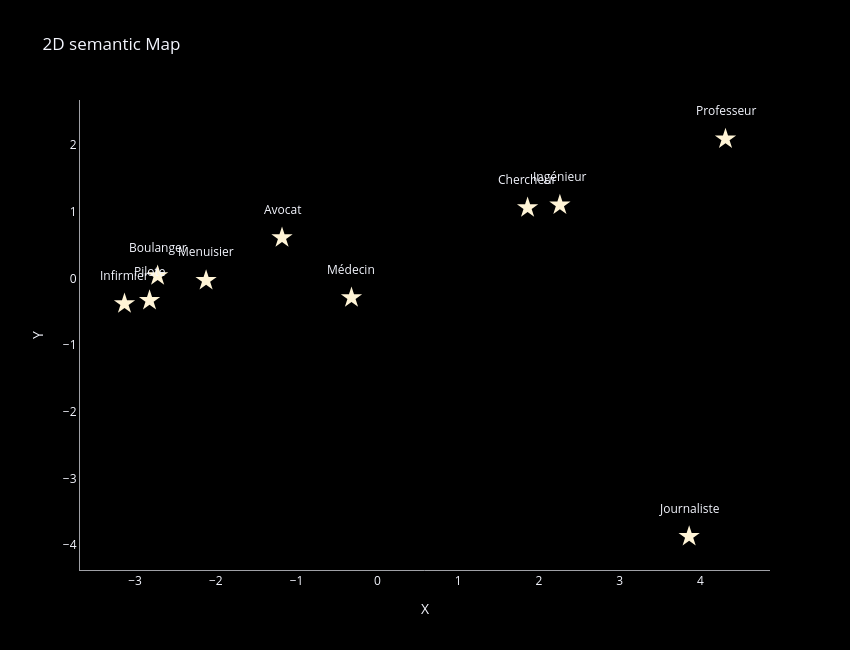

Source (notebook cell):
### Code cell
#================================================
# 4 Semantic map 2D
#================================================
# Cette carte est une projection des concepts dans un espace mathématique.
# Deux points proches représentent des concepts dont les représentations 
# internes sont proches.

fig_map = plot_map(
    df=df,
    title="2D Semantic Map",
    icons=icons,
    short_names=short_names,
    show_labels=True,
    show_icons=False,
)

fig_map.show()

### Figure 1 — Plotly figure (JSON) as saved in the notebook; plotly's stock layout.template omitted (floating-point values rounded to 4 significant figures)
{"data": [{"hoverinfo": "text", "hovertext": ["🩺 <b>Médecin</b><br>PC1 : -0.32<br>PC2 : -0.29", "💉 <b>Infirmier</b><br>PC1 : -3.13<br>PC2 : -0.38", "👷 <b>Ingénieur</b><br>PC1 : 2.26<br>PC2 : 1.10", "🔬 <b>Chercheur</b><br>PC1 : 1.86<br>PC2 : 1.06", "👨🏫 <b>Professeur</b><br>PC1 : 4.31<br>PC2 : 2.09", "⚖️ <b>Avocat</b><br>PC1 : -1.18<br>PC2 : 0.61", "📰 <b>Journaliste</b><br>PC1 : 3.86<br>PC2 : -3.87", "🥖 <b>Boulanger</b><br>PC1 : -2.72<br>PC2 : 0.04", "🪚 <b>Menuisier</b><br>PC1 : -2.12<br>PC2 : -0.03", "✈️ <b>Pilote</b><br>PC1 : -2.82<br>PC2 : -0.33"], "marker": {"color": "rgb(255,244,214)", "size": 16, "symbol": "star"}, "mode": "markers", "showlegend": false, "type": "scatter", "x": [-0.32, -3.13, 2.26, 1.86, 4.31, -1.18, 3.86, -2.72, -2.12, -2.82], "y": [-0.29, -0.38, 1.1, 1.06, 2.09, 0.61, -3.87, 0.04, -0.03, -0.33]}], "layout": {"annotations": [{"font": {"color": "rgb(245,247,255)"}, "showarrow": false, "text": "Médecin", "x": -0.32, "xanchor": "center", "y": -0.29, "yanchor": "bottom", "yshift": 18}, {"font": {"color": "rgb(245,247,255)"}, "showarrow": false, "text": "Infirmier", "x": -3.13, "xanchor": "center", "y": -0.38, "yanchor": "bottom", "yshift": 18}, {"font": {"color": "rgb(245,247,255)"}, "showarrow": false, "text": "Ingénieur", "x": 2.26, "xanchor": "center", "y": 1.1, "yanchor": "bottom", "yshift": 18}, {"font": {"color": "rgb(245,247,255)"}, "showarrow": false, "text": "Chercheur", "x": 1.86, "xanchor": "center", "y": 1.06, "yanchor": "bottom", "yshift": 18}, {"font": {"color": "rgb(245,247,255)"}, "showarrow": false, "text": "Professeur", "x": 4.31, "xanchor": "center", "y": 2.09, "yanchor": "bottom", "yshift": 18}, {"font": {"color": "rgb(245,247,255)"}, "showarrow": false, "text": "Avocat", "x": -1.18, "xanchor": "center", "y": 0.61, "yanchor": "bottom", "yshift": 18}, {"font": {"color": "rgb(245,247,255)"}, "showarrow": false, "text": "Journaliste", "x": 3.86, "xanchor": "center", "y": -3.87, "yanchor": "bottom", "yshift": 18}, {"font": {"color": "rgb(245,247,255)"}, "showarrow": false, "text": "Boulanger", "x": -2.72, "xanchor": "center", "y": 0.04, "yanchor": "bottom", "yshift": 18}, {"font": {"color": "rgb(245,247,255)"}, "showarrow": false, "text": "Menuisier", "x": -2.12, "xanchor": "center", "y": -0.03, "yanchor": "bottom", "yshift": 18}, {"font": {"color": "rgb(245,247,255)"}, "showarrow": false, "text": "Pilote", "x": -2.82, "xanchor": "center", "y": -0.33, "yanchor": "bottom", "yshift": 18}], "font": {"color": "rgb(245,247,255)"}, "height": 650, "paper_bgcolor": "black", "plot_bgcolor": "black", "title": {"text": "2D semantic Map"}, "width": 850, "xaxis": {"linecolor": "rgba(245,247,255,0.65)", "showgrid": false, "showline": true, "tickcolor": "rgba(245,247,255,0.65)", "title": {"text": "X"}, "zeroline": false}, "yaxis": {"linecolor": "rgba(245,247,255,0.65)", "showgrid": false, "showline": true, "tickcolor": "rgba(245,247,255,0.65)", "title": {"text": "Y"}, "zeroline": false}}}
